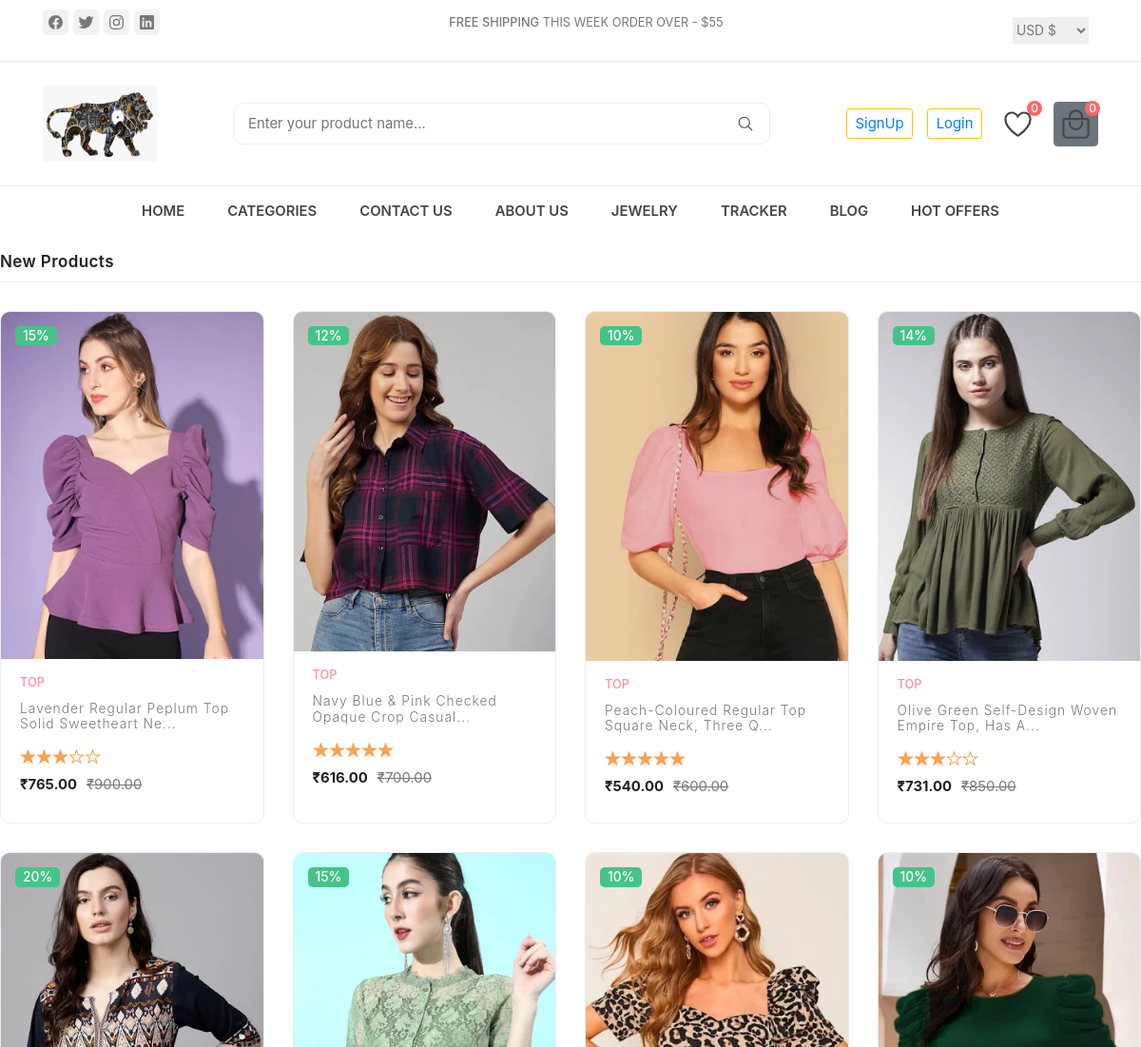
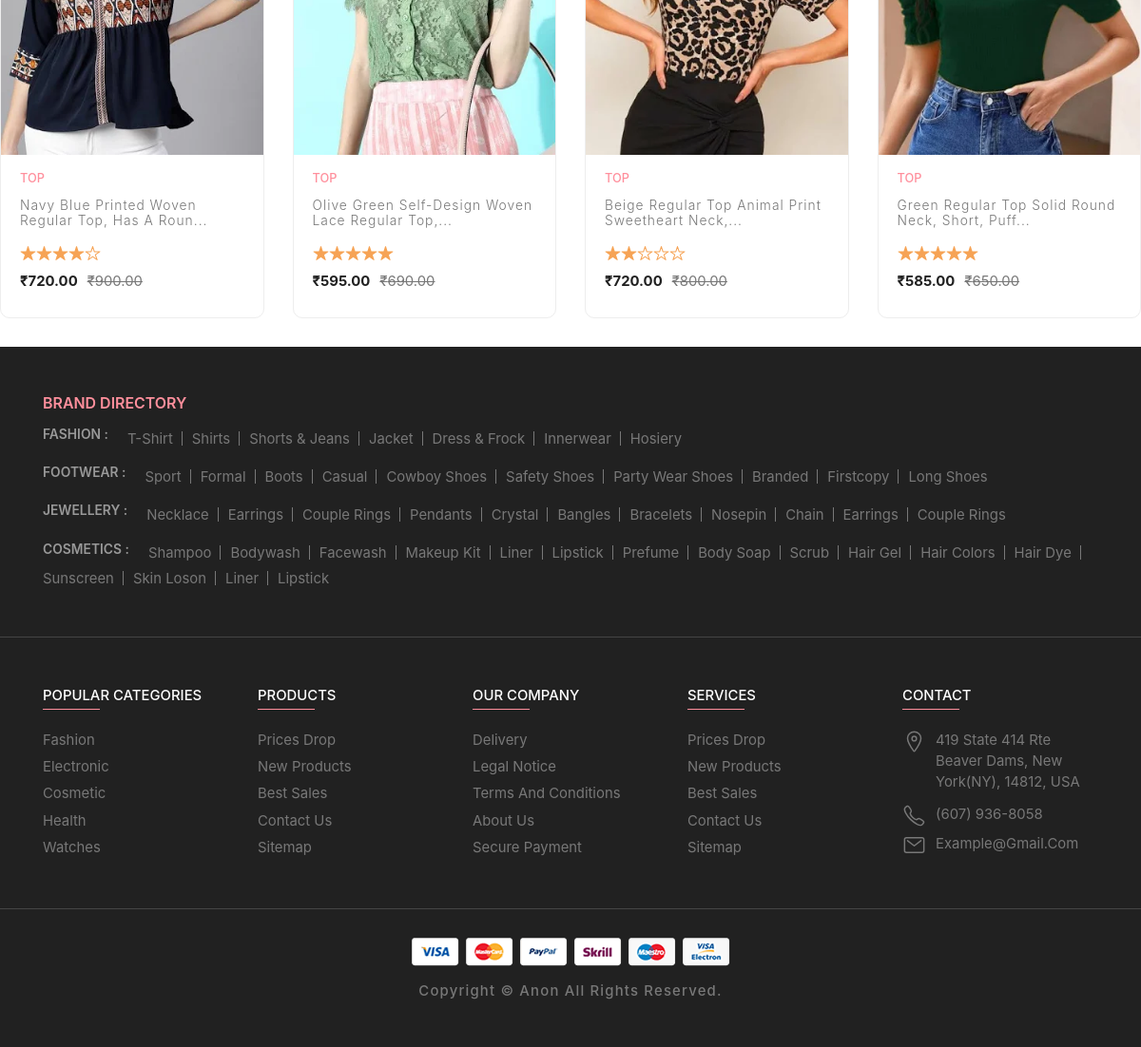
The page /top/ on the database its author committed (2 pictures, top to bottom).
### productcart/models.py (models this page shows, shortened)
class Products(models.Model):
    product_name = models.CharField(max_length=100)
    product_desc = HTMLField()
    product_price = models.DecimalField(max_digits=10, decimal_places=2, default=None)
    product_image = models.ImageField(upload_to="products/", max_length=250, null=True, default=None)
    showcase_badge = models.CharField(max_length=10, null=True, blank=True)
    showcase_rating = models.PositiveIntegerField(null=True, blank=True)
    discounted_price = models.DecimalField(max_digits=10, decimal_places=2, null=True, blank=True)
    category = models.ForeignKey(Category, on_delete=models.CASCADE)
    subcategory = models.ForeignKey(Subcategory, on_delete=models.CASCADE, blank=True, null=True)

### mysite/views.py (the view)
# urls.py: path('top/',views.render_top),
def render_top(request):
    try:
        mens_category = Category.objects.get(name="Womens")
        subcategory_name = "top"
        subcategory = Subcategory.objects.get(name=subcategory_name)
        productdata = Products.objects.filter(category=mens_category, subcategory=subcategory)
        for product in productdata:
            if product.showcase_rating is not None:
                product.rating_difference = 5 - product.showcase_rating
            else:
                product.rating_difference = 5
        data = {
            'productdata': productdata
        }
        return render(request, "top.html", data)
    except Category.DoesNotExist:
        return HttpResponse("Womens category does not exist")
    except Subcategory.DoesNotExist:
        return HttpResponse("Subcategory 'top' does not exist")

### productcart/templatetags/custom_filters.py (called while the page is built)
@register.filter
def get_range(value):
    return range(1, value + 1)

### templates/top.html (shortened to what this page needs)
{% extends 'base.html' %}
{% load custom_filters %}
{% block content %}
<div class="product-main">
  <h2 class="title">New Products</h2>
  <div class="product-grid">
      {% for product in productdata %}
      <div class="showcase">
          <div class="showcase-banner">
              <img src="/media/{{ product.product_image|safe }}" alt="{{ product.product_name }}" width="300" class="product-img default">
              <p class="showcase-badge">{{ product.showcase_badge }}</p>
          </div>
          <div class="showcase-content">
              <a href="#" class="showcase-category">{{ product.product_name|safe }}</a>
              <a href="#">
                  <h3 class="showcase-title">{{ product.product_desc|slice:":50"|safe }}...</h3>
              </a>
              <div class="showcase-rating">
                  {% for _ in product.showcase_rating|default:0|get_range %}
                      <ion-icon name="star"></ion-icon>
                  {% endfor %}
                  {% for _ in product.rating_difference|default:0|get_range %}
                      <ion-icon name="star-outline"></ion-icon>
                  {% endfor %}
              </div>
              <div class="price-box">
                  <p class="price">&#x20B9;{{ product.discounted_price|safe }}</p>
                  <del>&#x20B9;{{ product.product_price|safe }}</del>
              </div>
          </div>
      </div>
      {% endfor %}
  </div>
</div>
{% endblock %}

### static/css/style-prefix.css (style rules this page uses)
:root { --spanish-gray: hsl(0, 0%, 60%); --sonic-silver: hsl(0, 0%, 47%); --eerie-black: hsl(0, 0%, 13%); --salmon-pink: hsl(353, 100%, 78%); --sandy-brown: hsl(29, 90%, 65%); --bittersweet: hsl(0, 100%, 70%); --ocean-green: hsl(152, 51%, 52%); --davys-gray: hsl(0, 0%, 33%); --cultured: hsl(0, 0%, 93%); --white: hsl(0, 100%, 100%); --onyx: hsl(0, 0%, 27%); --fs-1: 1.563rem; --fs-2: 1.375rem; --fs-3: 1.25rem; --fs-4: 1.125rem; --fs-5: 1rem; --fs-6: 0.938rem; --fs-7: 0.875rem; --fs-8: 0.813rem; --fs-9: 0.75rem; --fs-10: 0.688rem; --fs-11: 0.625rem; --weight-300: 300; --weight-400: 400; --weight-500: 500; --weight-600: 600; --weight-700: 700; --border-radius-md: 10px; --border-radius-sm: 5px; --transition-timing: 0.2s ease; }
*, *::before, *::after { margin: 0; padding: 0; -webkit-box-sizing: border-box; box-sizing: border-box; }
html { font-family: "Poppins", sans-serif; -ms-scroll-chaining: none; overscroll-behavior: contain; }
body { background: var(--white); }
.title { color: var(--eerie-black); font-size: var(--fs-5); font-weight: var(--weight-600); letter-spacing: 0.4px; text-transform: capitalize; padding-bottom: 10px; border-bottom: 1px solid var(--cultured); margin-bottom: 30px; }
.product-main { margin-bottom: 30px; }
.product-grid { display: -ms-grid; display: grid; -ms-grid-columns: 1fr; grid-template-columns: 1fr; gap: 25px; }
.product-grid .showcase { border: 1px solid var(--cultured); -webkit-border-radius: var(--border-radius-md); border-radius: var(--border-radius-md); overflow: hidden; -webkit-transition: var(--transition-timing); -o-transition: var(--transition-timing); transition: var(--transition-timing); }
.product-grid .showcase-banner { position: relative; }
.product-grid .product-img { width: 100%; height: 100%; -o-object-fit: cover; object-fit: cover; -webkit-transition: var(--transition-timing); -o-transition: var(--transition-timing); transition: var(--transition-timing); }
.product-grid .product-img.default { position: relative; z-index: 1; }
.product-grid .showcase-badge { position: absolute; top: 15px; left: 15px; background: var(--ocean-green); font-size: var(--fs-8); font-weight: var(--weight-500); color: var(--white); padding: 0 8px; -webkit-border-radius: var(--border-radius-sm); border-radius: var(--border-radius-sm); z-index: 3; }
.product-grid .showcase-content { padding: 15px 20px 0; }
.product-grid .showcase-category { color: var(--salmon-pink); font-size: var(--fs-9); font-weight: var(--weight-500); text-transform: uppercase; margin-bottom: 10px; }
.product-grid .showcase-title { color: var(--sonic-silver); font-size: var(--fs-8); font-weight: var(--weight-300); text-transform: capitalize; letter-spacing: 1px; margin-bottom: 10px; -webkit-transition: var(--transition-timing); -o-transition: var(--transition-timing); transition: var(--transition-timing); }
.product-grid .showcase-rating { display: -webkit-box; display: -webkit-flex; display: -ms-flexbox; display: flex; color: var(--sandy-brown); margin-bottom: 10px; }
.product-grid .price-box { display: -webkit-box; display: -webkit-flex; display: -ms-flexbox; display: flex; gap: 10px; font-size: var(--fs-7); color: var(--eerie-black); margin-bottom: 10px; }
.product-grid .price { font-weight: var(--weight-700); }
.product-grid del { color: var(--sonic-silver); }
@media (min-width: 480px) { :root { --fs-1: 1.875rem; } }
@media (min-width: 480px) { .product-grid { -ms-grid-columns: 1fr 30px 1fr; grid-template-columns: 1fr 1fr; gap: 30px; } }
@media (min-width: 768px) { :root { --fs-1: 2.375rem; } }
@media (min-width: 768px) { html { font-size: 17px; } }
@media (min-width: 1024px) { :root { --fs-1: 2.625rem; --fs-2: 1.125rem; } }
@media (min-width: 1024px) { .product-grid { -ms-grid-columns: (1fr)[3]; grid-template-columns: repeat(3, 1fr); } }
@media (min-width: 1200px) { .product-grid { -ms-grid-columns: (1fr)[4]; grid-template-columns: repeat(4, 1fr); } }

### rows shown on the page
Products: product_image (picture), showcase_badge "15%", product_name "TOP", product_desc "Lavender Regular Peplum Top Solid Sweetheart Ne", discounted_price "765.00", product_price "900.00"
Products: product_image (picture), showcase_badge "12%", product_name "TOP", product_desc "Navy Blue & Pink Checked Opaque Crop Casual", discounted_price "616.00", product_price "700.00"
Products: product_image (picture), showcase_badge "10%", product_name "TOP", product_desc "Peach-Coloured Regular Top Square Neck, Three Q", discounted_price "540.00", product_price "600.00"
Products: product_image (picture), showcase_badge "14%", product_name "TOP", product_desc "Olive Green Self-Design Woven Empire Top, Has A", discounted_price "731.00", product_price "850.00"
Products: product_image (picture), showcase_badge "20%", product_name "TOP", product_desc "Navy Blue Printed Woven Regular Top, Has A Roun", discounted_price "720.00", product_price "900.00"
Products: product_image (picture), showcase_badge "15%", product_name "TOP", product_desc "Olive Green Self-Design Woven Lace Regular Top,", discounted_price "595.00", product_price "690.00"
Products: product_image (picture), showcase_badge "10%", product_name "TOP", product_desc "Beige Regular Top Animal Print Sweetheart Neck,", discounted_price "720.00", product_price "800.00"
Products: product_image (picture), showcase_badge "10%", product_name "TOP", product_desc "Green Regular Top Solid Round Neck, Short, Puff", discounted_price "585.00", product_price "650.00"
